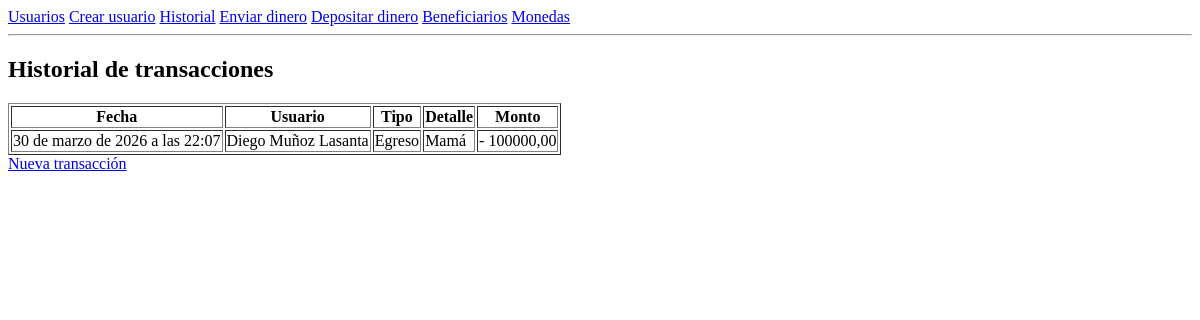
Before: /transaccion/ with the older database file.
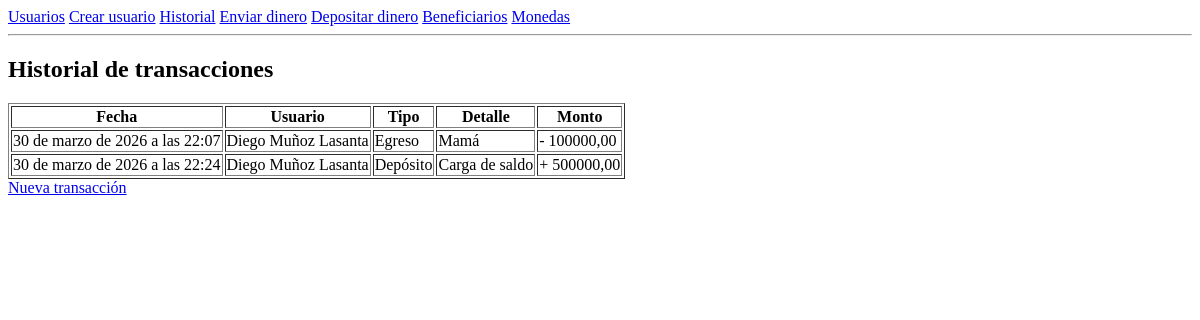
After: the same page with the newer database file.
### gestion/models.py (models this page shows, shortened)
class Transaccion(models.Model):
    transaction_id = models.AutoField(primary_key=True)
    id_usuario_emisor = models.ForeignKey(
        Usuario,
        on_delete=models.CASCADE,
        related_name='transacciones_enviadas'
    )
    id_beneficiario = models.ForeignKey(
        Beneficiario,
        on_delete=models.CASCADE,
        related_name='transacciones_recibidas'
    )
    currency_id = models.ForeignKey(
        Moneda,
        on_delete=models.CASCADE
    )
    importe = models.DecimalField(max_digits=15, decimal_places=2)
    fecha_transaccion = models.DateTimeField(auto_now_add=True)
    class Meta:
        indexes = [
            models.Index(fields=['id_usuario_emisor', 'fecha_transaccion']),
            models.Index(fields=['id_beneficiario', 'fecha_transaccion']),
        ]

class Usuario(models.Model):
    user_id = models.AutoField(primary_key=True)
    nombre = models.CharField(max_length=100)
    correo_electronico = models.EmailField(max_length=150, unique=True)
    contrasena = models.CharField(max_length=255)
    saldo = models.DecimalField(max_digits=15, decimal_places=2, default=0.00)
    fecha_creacion = models.DateTimeField(auto_now_add=True)

class Beneficiario(models.Model):
    beneficiario_id = models.AutoField(primary_key=True)
    nombre = models.CharField(max_length=100)
    detalle = models.CharField(max_length=150, blank=True, null=True)
    fecha_creacion = models.DateTimeField(auto_now_add=True)

### gestion/views.py (the view)
# urls.py: path('transaccion/', TransaccionListView.as_view(), name='transaccion_list'),
class TransaccionListView(ListView):
    model = Transaccion
    template_name = 'gestion/transaccion_list.html'
    context_object_name = 'transacciones'

### gestion/templates/gestion/transaccion_list.html
{% extends 'base.html' %}
{% block content %}
<h2>Historial de transacciones</h2>
<table border="1">
    <tr>
        <th>Fecha</th>
        <th>Usuario</th>
        <th>Tipo</th>
        <th>Detalle</th>
        <th>Monto</th>
    </tr>
    {% for t in transacciones %}
    <tr>
        <td>{{ t.fecha_transaccion }}</td>
        <td>{{ t.id_usuario_emisor.nombre }}</td>
        {% if t.id_beneficiario.nombre == "DEPOSITO" %}
            <td>Depósito</td>
            <td>Carga de saldo</td>
            <td>+ {{ t.importe }}</td>
        {% else %}
            <td>Egreso</td>
            <td>{{ t.id_beneficiario.nombre }}</td>
            <td>- {{ t.importe }}</td>
        {% endif %}
    </tr>
    {% endfor %}
</table>
<a href="{% url 'transaccion_create' %}">Nueva transacción</a>
{% endblock %}

Changed rows visible on the page:
added Transaccion: fecha_transaccion "30 de marzo de 2026 a las 22:24", id_usuario_emisor.nombre "Diego Muñoz Lasanta", importe "500000,00"
